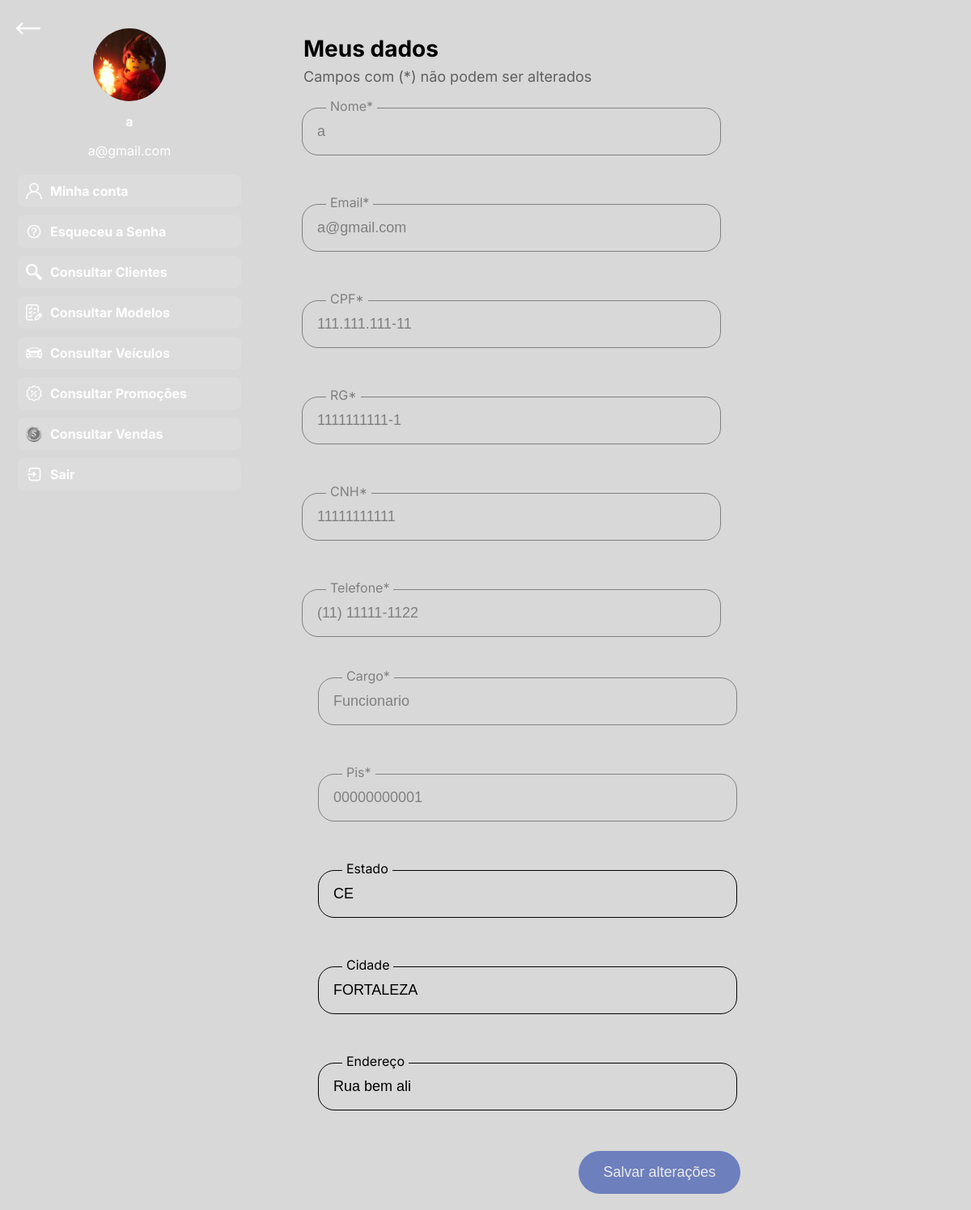
Page /perfil.php (signed in) on the committed database.
### tables this page shows
CREATE TABLE `clientes` (
  `id` int(11) NOT NULL,
  `nome_completo` varchar(255) NOT NULL,
  `email` varchar(255) NOT NULL,
  `cpf` varchar(15) NOT NULL,
  `telefone` varchar(20) NOT NULL,
  `rg` varchar(20) NOT NULL,
  `cidade` varchar(100) NOT NULL,
  `estado` varchar(2) NOT NULL,
  `cnh` varchar(20) NOT NULL,
  `senha` varchar(255) NOT NULL,
  `admin` tinyint(1) DEFAULT 0,
  `cargo` enum('Admin','Cliente','Gerente','Funcionario') NOT NULL DEFAULT 'Cliente',
  `endereco` varchar(100) NOT NULL DEFAULT '',
  `pis` varchar(11) DEFAULT NULL,
  `foto_perfil` varchar(255) DEFAULT NULL,
  `registrado_em` datetime DEFAULT current_timestamp()
);

### perfil.php (the view, shortened to what this page needs)
<?php
$host = "localhost";
$user = "root";
$pass = "";
$db = "sistema_bmw";
$conn = new mysqli($host, $user, $pass, $db);
$id = $_SESSION['usuarioId'];
$sql = "SELECT nome_completo, email, cpf, rg, cidade, estado, telefone, cnh, cargo, endereco, pis, foto_perfil FROM clientes WHERE id = ?";
$stmt = $conn->prepare($sql);
$stmt->bind_param("i", $id);
$stmt->execute();
$stmt->store_result();
if ($stmt->num_rows > 0) {
    $stmt->bind_result($nome_completo, $email, $cpf, $rg, $cidade, $estado, $telefone, $cnh, $cargo, $endereco, $pis, $foto_perfil);
} else {
    echo "Erro ao recuperar os dados!";
    exit;
}
?>
<!DOCTYPE html>
<html lang="pt-BR">
<head>
    <link rel="stylesheet" href="css/perfil.css">
</head>
<body>
    <div class="container">
        <div class="sidebar">
            <video autoplay loop muted>
                <source src="videos/overlay_azul.mp4" type="video/mp4">
            </video>
            <div class="profile-icon<?php if (!empty($foto_perfil) && file_exists($foto_perfil)) echo ' has-image'; ?>" style="position:relative; cursor:pointer;"<?php if (!empty($foto_perfil) && file_exists($foto_perfil)) echo ' class="profile-icon has-image"'; ?>>
                <?php if (!empty($foto_perfil) && file_exists($foto_perfil)): ?>
                    <img class="profile-upload-icon" src="<?php echo $foto_perfil; ?>" alt="Foto de perfil" style="display:block;position:absolute;width:90px;height:90px;object-fit:cover;top:-5px;left:-5px;border-radius:50%;" />
                <?php else: ?>
                    <span class="profile-letter"><?php echo strtoupper(substr($nome_completo, 0, 1)); ?></span>
                    <img class="profile-upload-icon" src="img/pasta.png" alt="Upload" style="display:block;position:absolute;width:32px;height:32px;object-fit:cover;cursor:pointer;opacity:0;transition:opacity 0.2s;" />
                <?php endif; ?>
            </div>
            <p><strong><?php echo $nome_completo; ?></strong></p>
            <p><?php echo $email; ?></p>
            <div class="icons">
                <div class="icon-item" onclick="window.location.href='perfil.php'">
                    <img src="img/usersembarra.png" alt="Minha Conta">
                    <span>Minha conta</span>
                </div>
                <div class="icon-item" onclick="window.location.href='php/redefinir_a_senha.php'">
                    <img src="img/ajudando.png" alt="Esqueceu a Senha">
                    <span>Esqueceu a Senha</span>
                </div>
                <?php if ($cargo !== 'Cliente'): ?>
                    <div class="icon-item" onclick="window.location.href='php/consultar_clientes.php'">
                        <img src="img/lupa.png" alt="Consultar clientes">
                        <span>Consultar Clientes</span>
                    </div>
                    <div class="icon-item" onclick="window.location.href='php/consultar_modelos.php'">
                        <img src="img/referencia.png" alt="Consultar Modelos">
                        <span>Consultar Modelos</span>
                    </div>
                    <div class="icon-item" onclick="window.location.href='php/consultar_veiculos.php'">
                        <img src="img/carro_de_frente.png" alt="Consultar Veículos">
                        <span>Consultar Veículos</span>
                    </div>
                    <div class="icon-item" onclick="window.location.href='php/consultar_promocoes.php'">
                        <img src="img/promocoes.png" alt="Consultar promoções">
                        <span>Consultar Promoções</span>
                    </div>
                    <div class="icon-item" onclick="window.location.href='php/consultar_vendas.php'">
                        <img src="img/venda.png" alt="Consultar Vendas">
                        <span>Consultar Vendas</span>
                    </div>
                <?php endif; ?>
                <div class="icon-item" onclick="window.location.href='php/logout.php'">
                    <img src="img/sairr.png" alt="Sair">
                    <span>Sair</span>
                </div>
            </div>
        </div>
        <div class="content">
            <a href="index.php" class="back-button">
                <img src="img/seta-esquerdabranca.png" alt="Voltar">
            </a>
            <h2>Meus dados</h2>
            <p id="descricao">Campos com (*) não podem ser alterados</p>
            <form method="POST" action="" enctype="multipart/form-data" id="form-perfil">
                <div class="form-grid">
                    <div class="left-column">
                        <div class="input-container">
                            <label for="nome">Nome*</label>
                            <input type="text" id="nome" value="<?php echo $nome_completo; ?>" readonly
                                class="com-asterisco">
                        </div>
                        <div class="input-container">
                            <label for="email">Email*</label>
                            <input type="email" id="email" value="<?php echo $email; ?>" readonly class="com-asterisco">
                        </div>
                        <div class="input-container">
                            <label for="cpf">CPF*</label>
                            <input type="text" id="cpf" value="<?php echo $cpf; ?>" readonly class="com-asterisco">
                        </div>
                        <div class="input-container">
                            <label for="rg">RG*</label>
                            <input type="text" id="rg" value="<?php echo $rg; ?>" readonly class="com-asterisco">
                        </div>
                        <div class="input-container">
                            <label for="cnh">CNH*</label>
                            <input type="text" id="cnh" value="<?php echo $cnh; ?>" readonly class="com-asterisco">
                        </div>
                        <div class="input-container">
                            <label for="telefone">Telefone*</label>
                            <input type="text" id="telefone" value="<?php echo $telefone; ?>" readonly
                                class="com-asterisco">
                        </div>
                    </div>
                    <div class="right-column">
                        <div class="input-container">
                            <label for="cargo">Cargo*</label>
                            <input type="text" id="cargo" value="<?php echo $cargo; ?>" readonly class="com-asterisco">
                        </div>
                        <?php if ($cargo !== 'Cliente'): ?>
                            <div class="input-container">
                                <label for="pis">Pis*</label>
                                <input type="text" id="pis" name="pis" value="<?php echo $pis; ?>" readonly
                                    class="com-asterisco">
                            </div>
                        <?php endif; ?>
                        <div class="input-container">
                            <label for="estado">Estado</label>
                            <input type="text" id="estado" name="estado" value="<?php echo $estado; ?>" maxlength="2"
                                required>
                        </div>
                        <div class="input-container">
                            <label for="cidade">Cidade</label>
                            <input type="text" id="cidade" name="cidade" value="<?php echo $cidade; ?>" maxlength="28"
                                required>
                        </div>
                        <?php if ($cargo !== 'Cliente'): ?>
                            <div class="input-container">
                                <label for="endereco">Endereço</label>
                                <input type="text" id="endereco" name="endereco" value="<?php echo $endereco; ?>"
                                    maxlength="100">
                            </div>
                        <?php endif; ?>
                        <div class="button-container">
                            <button type="submit" class="salvar-btn" id="btn-salvar" disabled>Salvar alterações</button>
                        </div>
                    </div>
                </div>
            </form>
        </div>
    </div>
</body>
</html>

### css/perfil.css (style rules this page uses)
body { font-family: 'Inter', Arial, sans-serif; background-color: #D8D8D8; margin: 0; padding: 0; overflow-x: hidden; overflow-y: hidden; }
.container { display: flex; flex-wrap: wrap; justify-content: space-between; gap: 15px; }
.sidebar { width: 320px; height: 100vh; position: relative; overflow: hidden; color: white; text-align: center; padding-top: 20px; }
.sidebar video { position: absolute; top: 0; left: 0; width: 100%; height: 100%; object-fit: cover; z-index: -1; }
.profile-icon { width: 80px; height: 80px; border-radius: 50%; background-color: black; border: 3px solid white; display: flex; align-items: center; justify-content: center; font-size: 36px; font-weight: bold; color: white; margin: 20px auto; }
.profile-icon.has-image { border: none !important; background: none !important; }
.content { flex: 1; padding: 20px; width: 100%; }
.icons { margin-top: 20px; display: flex; flex-direction: column; align-items: center; gap: 10px; }
.icon-item { display: flex; align-items: center; gap: 10px; padding: 10px; width: 80%; background: rgba(255, 255, 255, 0.1); border-radius: 8px; cursor: pointer; transition: background 0.3s, filter 0.3s; }
.icon-item img { width: 20px; }
.icon-item span { color: white; font-size: 16px; font-weight: bold; text-align: left; }
.input-container { position: relative; font-family: 'Inter', Arial, sans-serif; margin-bottom: 25px; }
label { position: absolute; top: -12px; left: 30px; font-size: 16px; color: gray; background: #D8D8D8; padding: 0 5px; margin-top: 10px; margin-left: 18px; }
input { width: 480px; padding: 18px; border: 1px solid gray; border-radius: 20px; outline: none; font-size: 18px; text-align: left; background-color: #d8d8d8; margin-top: 10px; margin-left: 18px; }
input#estado, input#cidade, input#endereco { border: 1px solid black; }
label[for="estado"], label[for="cidade"], label[for="endereco"] { color: black; }
input[readonly], input:disabled { pointer-events: none; background-color: #D8D8D8; color: gray; }
#estado, #cidade { color: black !important; }
h2 { font-size: 28px; margin-left: 20px; }
#descricao { margin-top: -16px; margin-left: 20px; color: #222; opacity: 0.66; font-size: 18px; }
.form-grid { display: flex; gap: 15px; flex-wrap: wrap; }
.left-column, .right-column { display: flex; flex-direction: column; gap: 25px; width: 100%; }
.left-column { flex: 1; }
.right-column { flex: 1; margin-left: 20px; }
.salvar-btn { width: 200px; display: block; background-color: #0428A3; color: white; border: none; border-radius: 30px; padding: 16px 0; font-size: 18px; cursor: not-allowed; opacity: 0.5; transition: opacity 0.3s, background 0.3s; box-sizing: border-box; }
.button-container { width: 100%; max-width: 540px; display: flex; justify-content: flex-end; align-self: flex-start; margin: 0; padding: 0; }
.input-container { cursor: not-allowed; }
input.com-asterisco[readonly], input.com-asterisco:disabled { pointer-events: none; background-color: #D8D8D8; color: gray; }
.back-button { position: absolute; top: 20px; left: 20px; z-index: 100; }
.back-button img { width: 30px; height: 30px; cursor: pointer; transition: transform 0.3s ease; }

### rows in the picture
clientes: foto_perfil (picture), nome_completo "a", email "a@gmail.com", cpf "111.111.111-11", rg "1111111111-1", cnh "11111111111", telefone "(11) 11111-1122", cargo "Funcionario", pis "00000000001", estado "CE", cidade "FORTALEZA", endereco "Rua bem ali"
